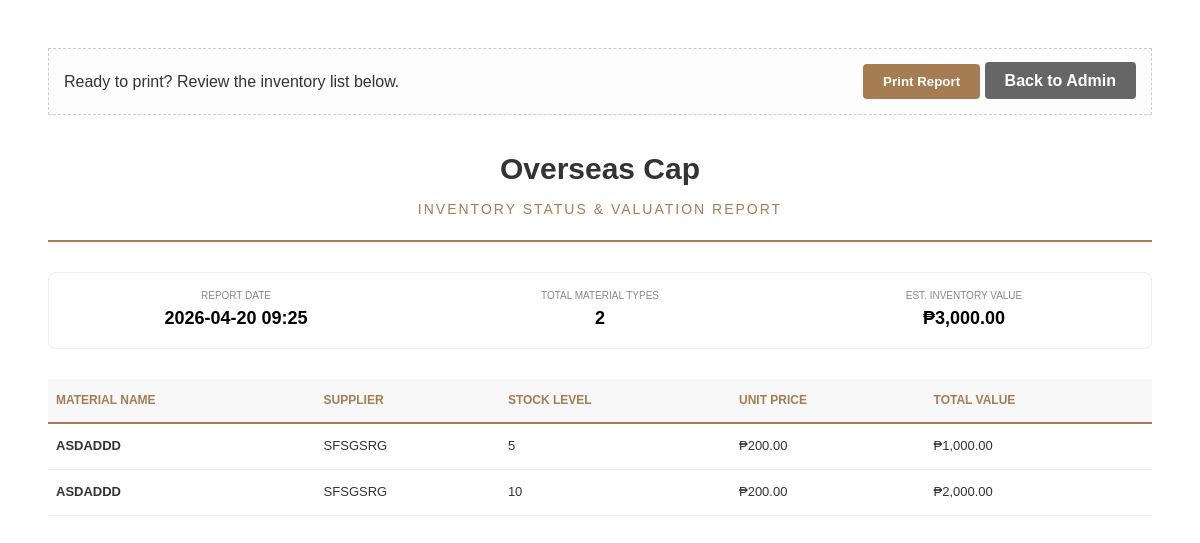
Before: /admin/print_low_stock (signed in) with the older database file.
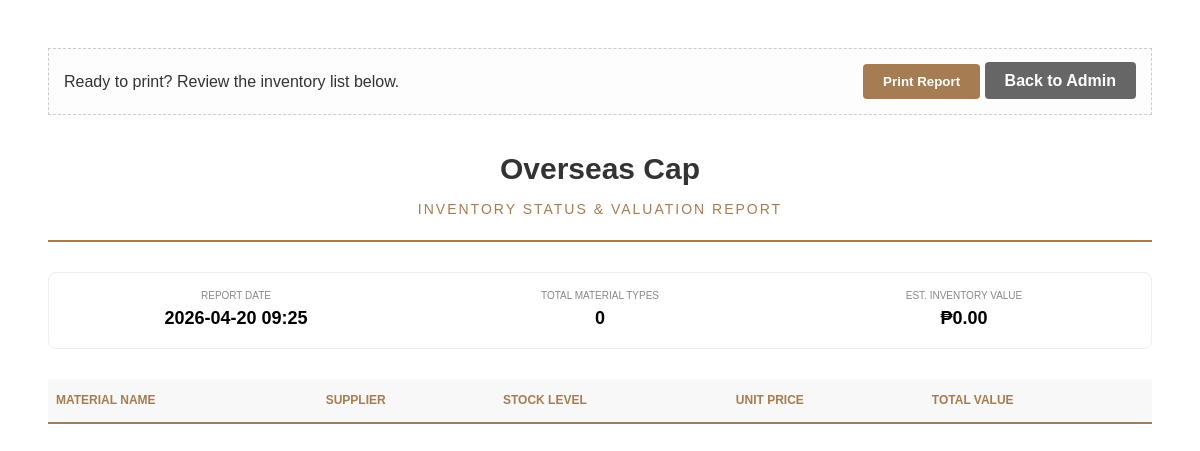
After: the same page with the newer database file.
### app.py (models this page shows)
class Inventory(db.Model):
    id = db.Column(db.Integer, primary_key=True)
    material = db.Column(db.String(100), nullable=False)
    supplier = db.Column(db.String(100), nullable=False)
    qty = db.Column(db.Integer, default=0)
    price = db.Column(db.Float, default=0.0)
    status = db.Column(db.String(50), default="Available")

### app.py (the view)
@app.route('/admin/print_low_stock')
def print_low_stock():
    if session.get('user') != 'admin':
        return redirect(url_for('login'))
    low_stock_items = Inventory.query.filter(Inventory.qty < 20).all()
    total_val = sum(item.qty * item.price for item in low_stock_items)
    stats = {
        "title": "Low Stock Inventory Report",
        "generated_at": datetime.now().strftime("%Y-%m-%d %H:%M"),
        "total_items": len(low_stock_items), # Changed from 'count' to match template
        "total_value": total_val             # Added to prevent 'Undefined' error
    }
    return render_template('print_inventory.html', inventory=low_stock_items, stats=stats)

### app.py (called while the page is built)
@app.context_processor
def inject_stats():
    admin_stats = {
        'total': CustomOrder.query.count(),
        'pending': CustomOrder.query.filter_by(status='PENDING').count(),
        'completed': CustomOrder.query.filter(CustomOrder.status.in_(['DONE', 'COMPLETED'])).count()
    }
    return dict(admin_stats=admin_stats)

### templates/print_inventory.html (shortened to what this page needs)
<!DOCTYPE html>
<html lang="en">
<head>
</head>
<body>
    <div class="no-print">
        <span>Ready to print? Review the inventory list below.</span>
        <div>
            <button class="btn btn-print" onclick="window.print()">Print Report</button>
            <a href="{{ url_for('admin_inventory') }}" class="btn btn-close">Back to Admin</a>
        </div>
    </div>
    <div class="header">
        <h1 class="logo">Overseas Cap</h1>
        <div class="subtitle">Inventory Status & Valuation Report</div>
    </div>
    <div class="summary-grid">
        <div class="summary-item">
            <div class="summary-label">Report Date</div>
            <div class="summary-value">{{ stats.generated_at }}</div>
        </div>
        <div class="summary-item">
            <div class="summary-label">Total Material Types</div>
            <div class="summary-value">{{ stats.total_items }}</div>
        </div>
        <div class="summary-item">
            <div class="summary-label">Est. Inventory Value</div>
            <div class="summary-value">₱{{ "{:,.2f}".format(stats.total_value) }}</div>
        </div>
    </div>
    <table>
        <thead>
            <tr>
                <th>Material Name</th>
                <th>Supplier</th>
                <th>Stock Level</th>
                <th>Unit Price</th>
                <th>Total Value</th>
            </tr>
        </thead>
        <tbody>
            {% for item in inventory %}
            <tr>
                <td><strong>{{ item.material }}</strong></td>
                <td>{{ item.supplier }}</td>
                <td>{{ item.qty }}</td>
                <td>₱{{ "{:,.2f}".format(item.price) }}</td>
                <td>₱{{ "{:,.2f}".format(item.qty * item.price) }}</td>
            </tr>
            {% endfor %}
        </tbody>
    </table>
</body>
</html>

Changed rows visible on the page:
removed Inventory: material "ASDADDD", supplier "SFSGSRG", qty "5", price "200.00", item.qty*item.price "1,000.00"
removed Inventory: material "ASDADDD", supplier "SFSGSRG", qty "10", price "200.00", item.qty*item.price "2,000.00"
Other visible differences:
{{ stats.total_items }}: "2" → "0"
{{ "{:,.2f}".format(stats.total_value) }}: "3,000.00" → "0.00"
